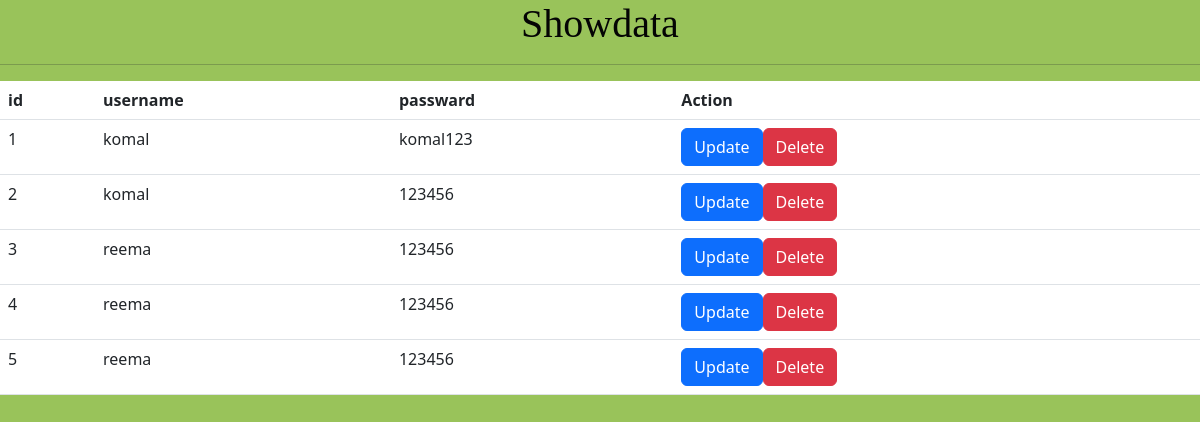
Page /showdata/ on the committed database.
### myuserapp/models.py (models this page shows, shortened)
class usersignup(models.Model):
    username=models.CharField(max_length=50)
    passward=models.CharField(max_length=50)

### myuserapp/views.py (the view)
# urls.py: path('showdata/',views.showdata,name='showdata'),
def showdata(request):
    data=usersignup.objects.all()
    return render(request,'showdata.html',{'data':data})

### templates/showdata.html (shortened to what this page needs)
<html lang="en">
<head>
    <link href="https://cdn.jsdelivr.net/npm/bootstrap@5.3.0-alpha1/dist/css/bootstrap.min.css" rel="stylesheet"
>
</head>
<body style="background-color: rgb(153, 195, 90);">
    <center><h1 style="font-family: cursive;color: rgb(4, 4, 4);">Showdata</h1></center>
    <hr>
<table class="table">
    <tr class="table">
        <th>id</th>
        <th>username</th>
        <th>passward</th>
        <th>Action</th>
    </tr>
    {% for i in data %}
        <tr class="table">
            <td>{{i.id}}</td>
            <td>{{i.username}}</td>
            <td>{{i.passward}}</td>
            <td>
            <a class="btn btn-primary" href="/updatedata/{{i.id}}">Update</a><a class="btn btn-danger" href="/deletedata/{{i.id}}/">Delete</a></td>
        </tr>
    {% endfor %}
</table>
</body>
</html>

### rows in the picture
usersignup: id "1", username "komal", passward "komal123"
usersignup: id "2", username "komal", passward "123456"
usersignup: id "3", username "reema", passward "123456"
usersignup: id "4", username "reema", passward "123456"
usersignup: id "5", username "reema", passward "123456"
